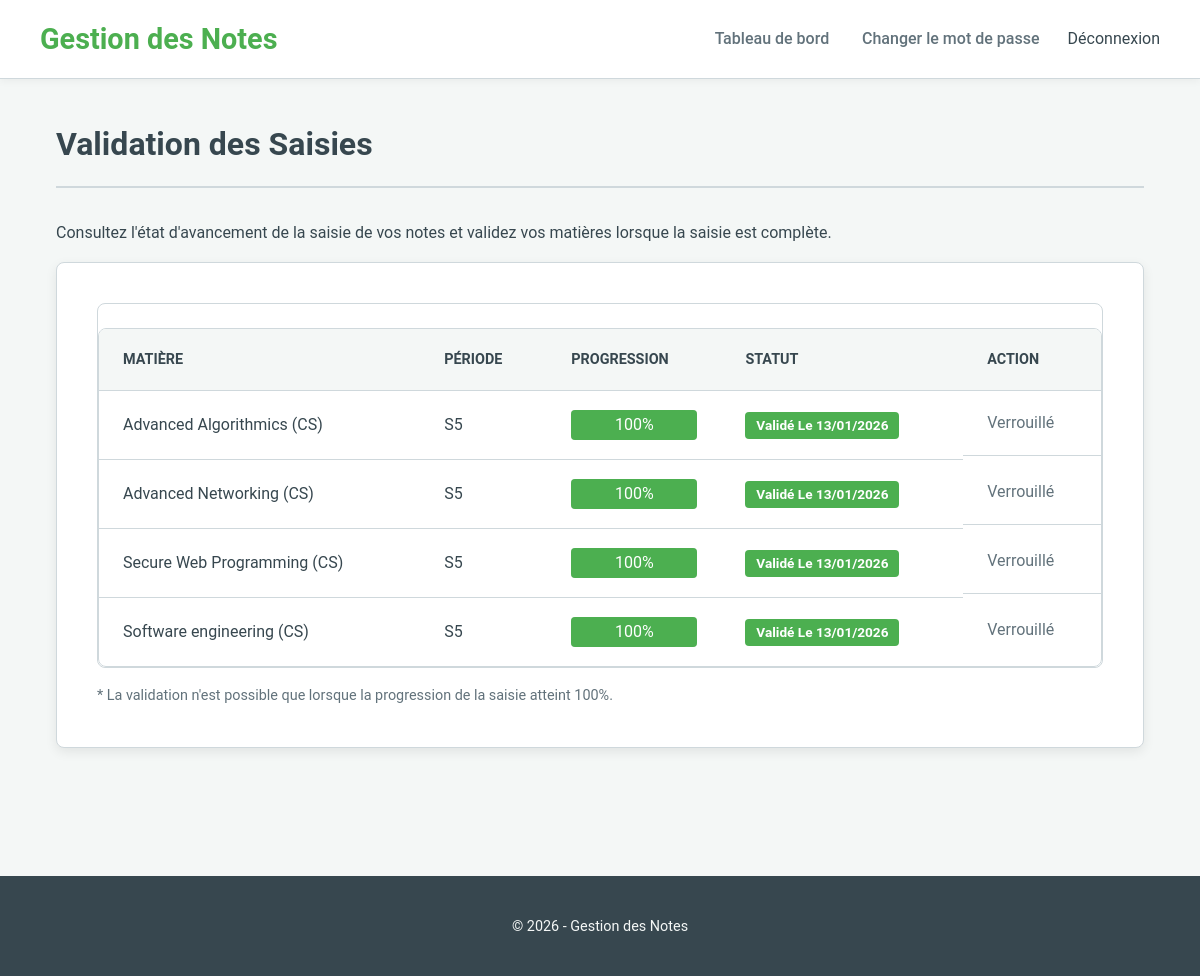
Page /?page=prof_validation (signed in) on the committed database.
### tables this page shows
CREATE TABLE `matieres` (
  `id` int(11) NOT NULL,
  `nom` varchar(150) NOT NULL,
  `code` varchar(50) DEFAULT NULL,
  `filiere_id` int(11) NOT NULL,
  `coefficient` decimal(3,1) DEFAULT 1.0,
  `seuil_validation` decimal(4,2) DEFAULT 10.00,
  `date_creation` timestamp NOT NULL DEFAULT current_timestamp()
);

CREATE TABLE `filieres` (
  `id` int(11) NOT NULL,
  `nom` varchar(150) NOT NULL,
  `niveau` varchar(20) DEFAULT NULL,
  `responsable_id` int(11) DEFAULT NULL,
  `date_creation` timestamp NOT NULL DEFAULT current_timestamp()
);

CREATE TABLE `periodes` (
  `id` int(11) NOT NULL,
  `nom` varchar(100) NOT NULL,
  `annee_universitaire` varchar(9) NOT NULL,
  `type` enum('semestre','trimestre','session','rattrapage') NOT NULL,
  `date_debut_saisie` datetime NOT NULL,
  `date_fin_saisie` datetime NOT NULL,
  `statut` enum('a_venir','ouverte','fermee','publiee') DEFAULT 'a_venir',
  `date_publication` datetime DEFAULT NULL,
  `date_creation` timestamp NOT NULL DEFAULT current_timestamp()
);

### views/professor/validation.php (the view, shortened to what this page needs)
<?php
$pdo = getDBConnection();
$prof_id = $_SESSION['user_id'];
$stmt = $pdo->prepare("
    SELECT
        m.id as matiere_id,
        m.nom as matiere_nom,
        f.nom as filiere_nom,
        p.id as periode_id,
        p.nom as periode_nom,
        ps.valide_par_prof,
        ps.date_validation,
        (SELECT COUNT(DISTINCT im.etudiant_id) FROM inscriptions_matieres im WHERE im.matiere_id = m.id AND im.periode_id = p.id) as total_etudiants,
        (SELECT COUNT(DISTINCT n.etudiant_id) FROM notes n JOIN configuration_colonnes cc ON n.colonne_id = cc.id WHERE cc.matiere_id = m.id AND cc.periode_id = p.id) as etudiants_avec_notes
    FROM affectations_profs ap
    JOIN matieres m ON ap.matiere_id = m.id
    JOIN filieres f ON m.filiere_id = f.id
    JOIN periodes p ON ap.periode_id = p.id
    LEFT JOIN progression_saisie ps ON ps.matiere_id = m.id AND ps.periode_id = p.id AND ps.professeur_id = ap.professeur_id
    WHERE ap.professeur_id = ?
    ORDER BY p.nom, m.nom
");
$stmt->execute([$prof_id]);
$subjects_status = $stmt->fetchAll();
?>
<div class="page-container">
    <h2>Validation des Saisies</h2>
    <p>Consultez l'état d'avancement de la saisie de vos notes et validez vos matières lorsque la saisie est complète.</p>
    <div class="list-container">
        <?php if (empty($subjects_status)): ?>
            <div class="message info">
                Aucune matière ne vous est affectée.
            </div>
        <?php else: ?>
            <div class="table-responsive">
                <table>
                    <thead>
                        <tr>
                            <th>Matière</th>
                            <th>Période</th>
                            <th>Progression</th>
                            <th>Statut</th>
                            <th>Action</th>
                        </tr>
                    </thead>
                    <tbody>
                        <?php foreach($subjects_status as $status): ?>
                            <?php
                                $progress = ($status['total_etudiants'] > 0) ? ($status['etudiants_avec_notes'] / $status['total_etudiants']) * 100 : 0;
                            ?>
                            <tr>
                                <td><?php echo htmlspecialchars($status['matiere_nom'] . ' (' . $status['filiere_nom'] . ')'); ?></td>
                                <td><?php echo htmlspecialchars($status['periode_nom']); ?></td>
                                <td>
                                    <div style="width: 100%; background-color: #e0e0e0; border-radius: 4px;">
                                        <div style="width: <?php echo $progress; ?>%; background-color: <?php echo ($progress == 100) ? 'var(--success-color)' : 'var(--accent-color)'; ?>; color: white; text-align: center; border-radius: 4px; padding: 2px 0;">
                                            <?php echo round($progress); ?>%
                                        </div>
                                    </div>
                                </td>
                                <td>
                                    <?php if ($status['valide_par_prof']): ?>
                                        <span class="status-publiee" style="background-color: var(--success-color);">Validé le <?php echo date('d/m/Y', strtotime($status['date_validation'])); ?></span>
                                    <?php else: ?>
                                        <span class="status-a_venir">En attente</span>
                                    <?php endif; ?>
                                </td>
                                <td>
                                    <?php if ($status['valide_par_prof']): ?>
                                        <span style="color: var(--medium-text-color);">Verrouillé</span>
                                    <?php endif; ?>
                                </td>
                            </tr>
                        <?php endforeach; ?>
                    </tbody>
                </table>
            </div>
            <div style="margin-top: 1rem; font-size: 0.9rem; color: var(--medium-text-color);">
                * La validation n'est possible que lorsque la progression de la saisie atteint 100%.
            </div>
        <?php endif; ?>
    </div>
</div>

### public/css/style.css (style rules this page uses)
:root { --primary-color: #4CAF50; --primary-color-hover: #45a049; --secondary-color: #607D8B; --secondary-color-hover: #546E7A; --accent-color: #FFC107; --light-bg-color: #f4f7f6; --dark-text-color: #37474F; --medium-text-color: #62727B; --border-color: #CFD8DC; --success-color: #4CAF50; --error-color: #F44336; --warning-color: #FF9800; --info-color: #2196F3; --font-family: 'Roboto', sans-serif; --border-radius: 8px; --box-shadow: 0 4px 12px rgba(0, 0, 0, 0.08); --transition-speed: 0.3s; }
body { font-family: var(--font-family); margin: 0; background-color: var(--light-bg-color); color: var(--dark-text-color); line-height: 1.6; font-size: 16px; -webkit-font-smoothing: antialiased; -moz-osx-font-smoothing: grayscale; }
.page-container { max-width: 1300px; margin: 0 auto; padding: 0 1rem; }
.form-container, .list-container { background-color: #fff; padding: 2.5rem; border-radius: var(--border-radius); margin-bottom: 2.5rem; box-shadow: var(--box-shadow); border: 1px solid var(--border-color); }
h2 { color: var(--dark-text-color); font-weight: 700; font-size: 2rem; border-bottom: 2px solid var(--border-color); padding-bottom: 1rem; margin-top: 0; margin-bottom: 2rem; }
table { width: 100%; border-collapse: separate; border-spacing: 0; margin-top: 1.5rem; background-color: #fff; border: 1px solid var(--border-color); border-radius: var(--border-radius); overflow: hidden; }
th, td { padding: 1.2rem 1.5rem; text-align: left; border-bottom: 1px solid var(--border-color); vertical-align: middle; }
th { background-color: var(--light-bg-color); font-weight: 600; color: var(--dark-text-color); white-space: nowrap; text-transform: uppercase; font-size: 0.9rem; }
tr:last-child td { border-bottom: none; }
td:last-child { display: flex; align-items: center; flex-wrap: nowrap; gap: 8px; white-space: nowrap; }
[class^="status-"] { padding: .4em .8em; font-size: 0.85rem; font-weight: 600; border-radius: 4px; color: #fff; text-transform: capitalize; }
.status-publiee { background-color: var(--primary-color); }
.table-responsive { overflow-x: auto; border: 1px solid var(--border-color); border-radius: var(--border-radius); }

### rows in the picture
matieres: nom.nom "Advanced Algorithmics (CS)", periodes.nom "S5", progress "100", date_validation "13/01/2026"
matieres: nom.nom "Advanced Networking (CS)", periodes.nom "S5", progress "100", date_validation "13/01/2026"
matieres: nom.nom "Secure Web Programming (CS)", periodes.nom "S5", progress "100", date_validation "13/01/2026"
matieres: nom.nom "Software engineering (CS)", periodes.nom "S5", progress "100", date_validation "13/01/2026"

### other values in the picture
APP_NAME "Gestion des Notes"
